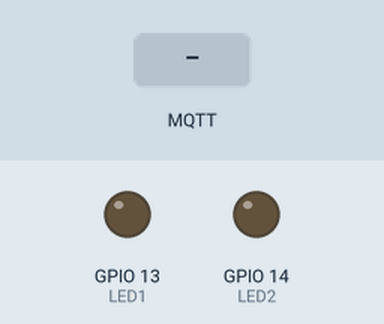
A program run on a simulated ESP32. On the bench: output pins drawn as LEDs (lit = HIGH). The test bench sets the inputs (shaded band). WiFi joins after 1.5 s; servers stay silent unless stated; no MQTT or app messages arrive unless stated; what the program prints to the serial monitor is not drawn.

Above: at 2.7 s.
2.8 s: MQTT message "turn_on" arrives on the first subscribed topic
At 4.0 s:
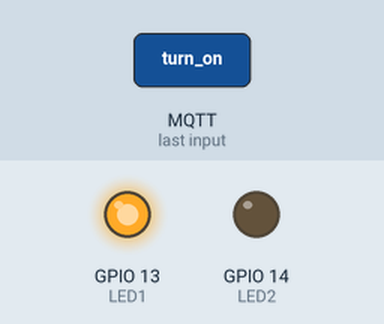
4.3 s: MQTT message "turn_on" arrives on the second subscribed topic
At 5.5 s:
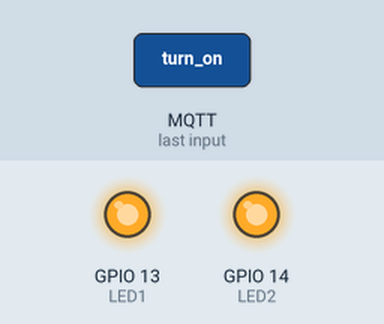
5.8 s: MQTT message "turn_off" arrives on the first subscribed topic
At 6.8 s:
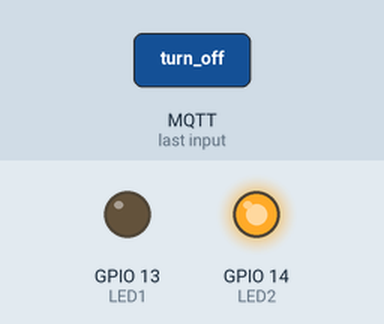
7.3 s: MQTT message "turn_off" arrives on the second subscribed topic
At 8.0 s:
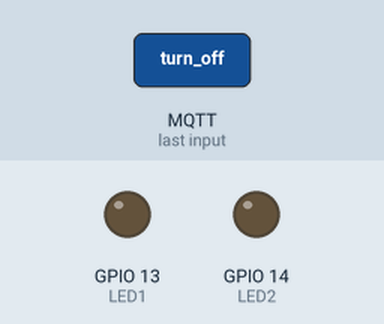
Timing chart, 0 to 9.8 s (numbered marks = the images above; inputs shaded):
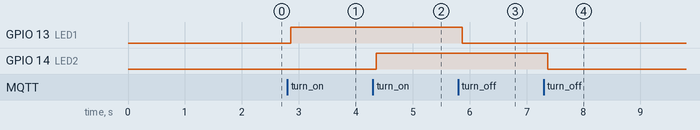

Measured:
- after the input at 2.8 s, GPIO 13 (LED1): LOW → HIGH after 0.06 s
- after the input at 4.3 s, GPIO 14 (LED2): LOW → HIGH after 0.06 s
- after the input at 5.8 s, GPIO 13 (LED1): HIGH → LOW after 0.07 s
- after the input at 7.3 s, GPIO 14 (LED2): HIGH → LOW after 0.07 s

The program:

main.cpp
```cpp
#include <WiFi.h>
#include <WiFiClientSecure.h>
#include <PubSubClient.h>
#include "secrets.h"

#define LED1 13
#define LED2 14

// Prototipagem das funções
void connectToWiFi();
void connectToAWS();
void mqttCallback(char *topic, byte *payload, unsigned int length);

// Configuração do cliente seguro e MQTT
WiFiClientSecure net;
PubSubClient client(net);

void setup()
{
  Serial.begin(115200);
  Serial.println("\nIniciando ESP32 AWS IoT...");

  pinMode(LED1,OUTPUT);
  pinMode(LED2,OUTPUT);

  // Conectar ao WiFi
  connectToWiFi();

  // Configura os certificados SSL/TLS
  net.setCACert(ca_cert);
  net.setCertificate(client_cert);
  net.setPrivateKey(client_key);

  // Configura o cliente MQTT
  client.setServer(awsEndpoint, 8883);
  client.setCallback(mqttCallback);

  // Conecta ao AWS IoT
  connectToAWS();
}

void loop()
{
  if (WiFi.status() != WL_CONNECTED)
  {
    Serial.println("WiFi desconectado! Reconectando...");
    connectToWiFi();
  }

  if (!client.connected())
  {
    Serial.println("MQTT desconectado! Reconectando...");
    connectToAWS();
  }

  client.loop();
  delay(100);
}

void connectToWiFi()
{
  Serial.print("Conectando ao WiFi...");
  WiFi.begin(ssid, password);

  int attempts = 0;
  while (WiFi.status() != WL_CONNECTED)
  {
    delay(500);
    Serial.print(".");
    if (++attempts > 20)
    {
      Serial.println("\nFalha na conexão WiFi! Reiniciando...");
      ESP.restart();
    }
  }

  Serial.println("\nWiFi conectado!");
  Serial.print("Endereço IP: ");
  Serial.println(WiFi.localIP());
}

void connectToAWS()
{
  Serial.println("Conectando ao AWS IoT...");

  while (!client.connected())
  {
    if (client.connect("esp32_controler"))
    {
      Serial.println("Conectado ao AWS IoT!");
      client.subscribe("relay/pin13");
      client.subscribe("relay/pin14");
    }
    else
    {
      Serial.print("Falha na conexão, rc=");
      Serial.print(client.state());
      Serial.println(" Tentando novamente em 5 segundos...");
      delay(5000);
    }
  }
}

void mqttCallback(char *topic, byte *payload, unsigned int length)
{
  String message;
  for (unsigned int i = 0; i < length; i++)
  {
    message += (char)payload[i];
  }
  Serial.print("Mensagem recebida no tópico: ");
  Serial.println(topic);
  Serial.print("Mensagem: ");
  Serial.println(message);

  if(message == "turn_on" && strcmp(topic, "relay/pin13") == 0)
  {
    digitalWrite(LED1,HIGH);
  }
  else if(message == "turn_off" && strcmp(topic, "relay/pin13") == 0)
  {
    digitalWrite(LED1,LOW);
  }

  if(message == "turn_on" && strcmp(topic, "relay/pin14") == 0)
  {
    digitalWrite(LED2,HIGH);
  }
  else if(message == "turn_off" && strcmp(topic, "relay/pin14") == 0)
  {
    digitalWrite(LED2,LOW);
  }
}
```

secrets.h
```cpp
#include <pgmspace.h>

#define SECRET
#define THINGNAME "HUB_ONE"

const char *ssid = "DANIEL";
const char *password = "98712366";
const char *awsEndpoint = "a358pitee9rjfx-ats.iot.sa-east-1.amazonaws.com";

// Certificados e chave privada (armazenados em PROGMEM)
static const char ca_cert[] PROGMEM = R"EOF(
-----BEGIN CERTIFICATE-----
MIIDQTCCAimgAwIBAgITBmyfz5m/jAo54vB4ikPmljZbyjANBgkqhkiG9w0BAQsF
ADA5MQswCQYDVQQGEwJVUzEPMA0GA1UEChMGQW1hem9uMRkwFwYDVQQDExBBbWF6
b24gUm9vdCBDQSAxMB4XDTE1MDUyNjAwMDAwMFoXDTM4MDExNzAwMDAwMFowOTEL
MAkGA1UEBhMCVVMxDzANBgNVBAoTBkFtYXpvbjEZMBcGA1UEAxMQQW1hem9uIFJv
b3QgQ0EgMTCCASIwDQYJKoZIhvcNAQEBBQADggEPADCCAQoCggEBALJ4gHHKeNXj
ca9HgFB0fW7Y14h29Jlo91ghYPl0hAEvrAIthtOgQ3pOsqTQNroBvo3bSMgHFzZM
9O6II8c+6zf1tRn4SWiw3te5djgdYZ6k/oI2peVKVuRF4fn9tBb6dNqcmzU5L/qw
IFAGbHrQgLKm+a/sRxmPUDgH3KKHOVj4utWp+UhnMJbulHheb4mjUcAwhmahRWa6
VOujw5H5SNz/0egwLX0tdHA114gk957EWW67c4cX8jJGKLhD+rcdqsq08p8kDi1L
93FcXmn/6pUCyziKrlA4b9v7LWIbxcceVOF34GfID5yHI9Y/QCB/IIDEgEw+OyQm
jgSubJrIqg0CAwEAAaNCMEAwDwYDVR0TAQH/BAUwAwEB/zAOBgNVHQ8BAf8EBAMC
AYYwHQYDVR0OBBYEFIQYzIU07LwMlJQuCFmcx7IQTgoIMA0GCSqGSIb3DQEBCwUA
A4IBAQCY8jdaQZChGsV2USggNiMOruYou6r4lK5IpDB/G/wkjUu0yKGX9rbxenDI
U5PMCCjjmCXPI6T53iHTfIUJrU6adTrCC2qJeHZERxhlbI1Bjjt/msv0tadQ1wUs
N+gDS63pYaACbvXy8MWy7Vu33PqUXHeeE6V/Uq2V8viTO96LXFvKWlJbYK8U90vv
o/ufQJVtMVT8QtPHRh8jrdkPSHCa2XV4cdFyQzR1bldZwgJcJmApzyMZFo6IQ6XU
5MsI+yMRQ+hDKXJioaldXgjUkK642M4UwtBV8ob2xJNDd2ZhwLnoQdeXeGADbkpy
rqXRfboQnoZsG4q5WTP468SQvvG5
-----END CERTIFICATE-----
  )EOF";

static const char client_cert[] PROGMEM = R"EOF(
-----BEGIN CERTIFICATE-----
MIIDWTCCAkGgAwIBAgIUek//AQcj96DOq5ywa5ahwq+EH7kwDQYJKoZIhvcNAQEL
BQAwTTFLMEkGA1UECwxCQW1hem9uIFdlYiBTZXJ2aWNlcyBPPUFtYXpvbi5jb20g
SW5jLiBMPVNlYXR0bGUgU1Q9V2FzaGluZ3RvbiBDPVVTMB4XDTI1MDUxMzE3MDYy
MVoXDTQ5MTIzMTIzNTk1OVowHjEcMBoGA1UEAwwTQVdTIElvVCBDZXJ0aWZpY2F0
ZTCCASIwDQYJKoZIhvcNAQEBBQADggEPADCCAQoCggEBALzdwoMM6f2KeS1/fwsm
322p0kX7LBLX6EijlBOSBcSX27k4Esv6xV0rsYkDTTtCzq+0VHVIj5erJcGfsQv4
5ee+9FDwbFsQXFnjzTP6gKgr2/jKxBU+7mp3TEO6bOCSHvr3GmMqHUswqgQkmcGk
J8B70hPrINWvX00SMEPU2PSHJ/OF35QRk3wODU09l9C0RPj8TdvuxKCCEQ4WdSim
0feccSrHqpY4OEkrAWDk5YQvD+mIsn4/Z5p3V+L+kqYFZ/H/+8H3k/80dNFplgF2
nPLUwZYhyLCl23VXz3CJSdRczj6Ohuz+wDE7UM/KzaVmjMoWBlDY8wradXRM5rgC
5RECAwEAAaNgMF4wHwYDVR0jBBgwFoAU73bxagXX15AcK9DKaKunIk/qt7QwHQYD
VR0OBBYEFCDtFYvWThUdkjjagSbc/V34GUwjMAwGA1UdEwEB/wQCMAAwDgYDVR0P
AQH/BAQDAgeAMA0GCSqGSIb3DQEBCwUAA4IBAQBTgSXbTgbMebWGLtClCJXaQphx
JqmkzRNkIik4T6GXgfrjQhRPqYqkUHNeh42pMM+rDHn2U2m95vwG1284PwZICo4q
K9WLfLEJ370iavJ3bNuNqTeOz+e6Bq3sFkJDlggBf0XzqdsYYgT3zkqQqn+lJ4Wz
3bOtGYrzWEN1EuqSyTogK19vi9smqqQosxYvE7PX3wVlIxLSBmup790Bw201AoTA
SiLWwBs+kuAX/RScJX0iNnvhSbi15XG9MTjFQr9tYt+nrJtZZkurccUZEirSINji
OvOrBLvMVv13PF9Fy382ZjwZ6J+MR3hjcTDN6lToaUDXOKPhzj+qmZsdSUt1
-----END CERTIFICATE-----
  )EOF";

static const char client_key[] PROGMEM = R"EOF(
-----BEGIN RSA PRIVATE KEY-----
MIIEogIBAAKCAQEAvN3Cgwzp/Yp5LX9/CybfbanSRfssEtfoSKOUE5IFxJfbuTgS
y/rFXSuxiQNNO0LOr7RUdUiPl6slwZ+xC/jl5770UPBsWxBcWePNM/qAqCvb+MrE
FT7uandMQ7ps4JIe+vcaYyodSzCqBCSZwaQnwHvSE+sg1a9fTRIwQ9TY9Icn84Xf
lBGTfA4NTT2X0LRE+PxN2+7EoIIRDhZ1KKbR95xxKseqljg4SSsBYOTlhC8P6Yiy
fj9nmndX4v6SpgVn8f/7wfeT/zR00WmWAXac8tTBliHIsKXbdVfPcIlJ1FzOPo6G
7P7AMTtQz8rNpWaMyhYGUNjzCtp1dEzmuALlEQIDAQABAoIBABBTVvn/Bsbszla5
e6DaJlwTXuK/uGqUkTaeNTGP4MHCorKa/zz0m1TXbww55dYmizky7E4LDKZ+m8/l
3ub7B9yFbBcHAUbJ3kHC6D0C/VYMHIKf/F0dyHwZfdUo6zpqRxVIgNZrkIasWTXs
eAH+D5Wa3mjsXTU7aJB/7v4eCvbwBaBX8mAvFVHp/rQ1nk8ERZCFWNz7cew2+4QI
of7MUK1NapS2DgYgwkpeotYqyEHCrGBuICYOt5jV20rHywASy50XuljhL5LceOhN
fxElxxQfmDAebmOktVecrxsGQj6CjvDDK/RVXphaWRLnK0zeN1yI5F12Z4EhUNAV
gGkwfTUCgYEA+BwbG+SFIDBmLUAy9nDM8lUXw9f/AZZeF1uDcwZRVZOX7qtR23p+
0NnaHc6Ac2oRT3gXduskF8DCqd83eyDUvze57R9c5tDwQg6qLtiHCC+VV8wmlKB3
xc8Dwx0FeuzXgMFbUrgTQ5DhnS5Y5r9mEce66oFYoyM6W7OO3f70FsMCgYEAwt9Y
ND9d7WX8trFtZEtoCsxATVsX/CzCmob1nHAL2a39MbzvSoNmPGiKc44paKIBRqbs
nqrh78CDu8TTE7r5odGTfhdClMawe8CbAi1H9klivNDG5VbaNoiMDQ/8IuwvJpDx
YBAqfA0rf5sbfWyCKi0Me6Ra/KQeuZIuwpoyn5sCgYA+sVtoQOYirBgldwNpojcn
RLksk3esPwKnhEhC2GXU6eaKOGAGxX0l6OZkgbmTcEnPetjzA5erKNoHco/iXPll
F/+zGymuaT1Mc8gs7imwt9VUyhE1nRamtRiORNcNqKsLrdAVps23VPStcvij1dlE
xONGPkjXcB9e7JA9KB8lYQKBgEoxrut1lNVmFymXtAaTjzFNQs4w+JjSkeUzrR+6
qUhfrh7ZyGGeVbZ6Nvx4C9wCkmnL9BsVBKC7s2wyLAs/DPxHRtijEn6Ch38Wfe3+
P3/NwQISmyeGQd6xbmEqzNye//S3Cq+AeCxy9zTGYVkHjydvr2kD0oCOHASbW6JM
AyoxAoGAAuocI27ObdN8P7zdSlZitUgutr2UUz5HpOnlAylmYLGhiaVR4jXGhkWR
bmluXhLHeOByeS8xtvLm20r77PG2Q810xo7iG5Oq6EN7In8G4RgyHVdKkMlM8K0B
JCfQUboYjdXN6YstmasSNuyf9d8xfZ6GfNzjdmbnbSVrSl9ttss=
-----END RSA PRIVATE KEY-----
  )EOF";
```
